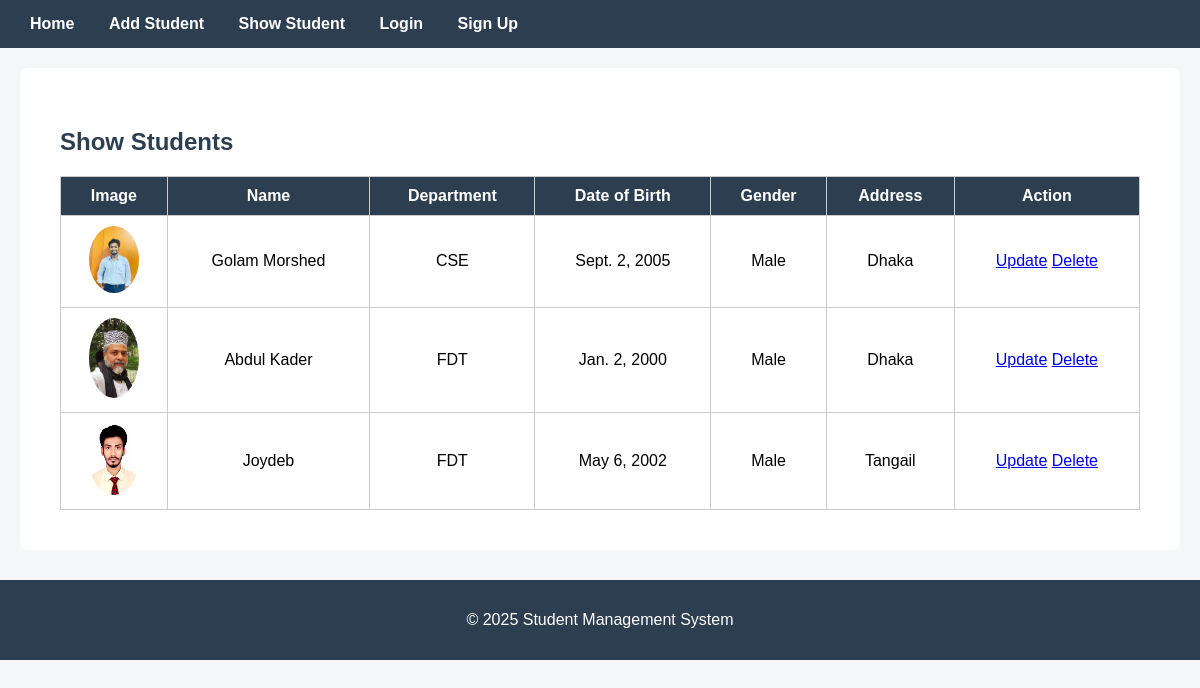
The app's page /show_student/ with its own data.
### student_app/models.py (models this page shows, shortened)
class Student(models.Model):
    student_id = models.IntegerField()
    full_name = models.CharField()
    department = models.CharField()
    dob = models.DateField()
    gender = models.CharField()
    address = models.CharField()
    image = models.ImageField(upload_to='student_app', null=True, blank=True)
    created_at = models.DateTimeField(auto_now_add=True)

### student_app/views.py (the view)
# urls.py: path('show_student/', views.show_student, name= 'show_student'),
def show_student(request):
    students = Student.objects.all()
    context = {
        'students': students
    }
    return render(request, 'student/show_student.html', context)

### student_app/templates/student/show_student.html (shortened to what this page needs)
{% extends "base.html" %}
{% block content %}
<section id="show">
    <h2>Show Students</h2>
    <table>
        <tr>
            <th>Image</th>
            <th>Name</th>
            <th>Department</th>
            <th>Date of Birth</th>
            <th>Gender</th>
            <th>Address</th>
            <th>Action</th>
        </tr>
        {% for student in students %}
            <tr>
            <td>
                {% if student.image %}
                   <img src="{{student.image.url}}" width="50">
                {% else %}
                    No photo
                {% endif %}
               </td>
            <td>{{student.full_name}}</td>
            <td>{{student.department}}</td>
            <td>{{student.dob}}</td>
            <td>{{student.gender| title}}</td>
            <td>{{student.address}}</td>
            <td>
                <a href="{% url 'update_student' student.id %}">Update</a>
                <a href="{% url 'delete_student' student.id %}">Delete</a>
            </td>
            </tr>
        {% endfor %}
    </table>
</section>
{% endblock content %}

### student_app/templates/base.html (shortened to what this page needs)
<!DOCTYPE html>
{% load static %}
<html lang="en">
<head>
   <link rel="stylesheet" href="{% static 'Student_app/css/style.css' %}">
</head>
<body>
{% include "includes/header.html" %}
{% block content %}
{% endblock content %}
{% include "includes/footer.html" %}
</body>
</html>

### student_app/templates/includes/header.html
<nav>
    <a href="/">Home</a>
    <a href="{% url "add_student" %}">Add Student</a>
    <a href="{% url "show_student" %}">Show Student</a>
    <a href="{% url "user_login" %}">Login</a>
    <a href="{% url "sign_up" %}">Sign Up</a>
</nav>

### student_app/templates/includes/footer.html
<footer>
    <p>&copy; 2025 Student Management System</p>
</footer>

### student_app/static/student_app/css/style.css (style rules this page uses)
body { margin: 0; font-family: Arial, sans-serif; background: #f4f6f8; }
nav { background: #2c3e50; padding: 15px; }
nav a { color: white; margin: 0 15px; text-decoration: none; font-weight: bold; }
section { padding: 40px; background: white; margin: 20px; border-radius: 8px; }
h2 { margin-bottom: 20px; color: #2c3e50; }
table { width: 100%; border-collapse: collapse; }
th, td { padding: 10px; border: 1px solid #ccc; text-align: center; }
th { background: #2c3e50; color: white; }
img { border-radius: 50%; }
footer { background: #2c3e50; color: white; text-align: center; padding: 15px; margin-top: 30px; }

### records on screen
Student: image (picture), full_name "Golam Morshed", department "CSE", dob "Sept. 2, 2005", gender "Male", address "Dhaka"
Student: image (placeholder picture), full_name "Abdul Kader", department "FDT", dob "Jan. 2, 2000", gender "Male", address "Dhaka"
Student: image (picture), full_name "Joydeb", department "FDT", dob "May 6, 2002", gender "Male", address "Tangail"
